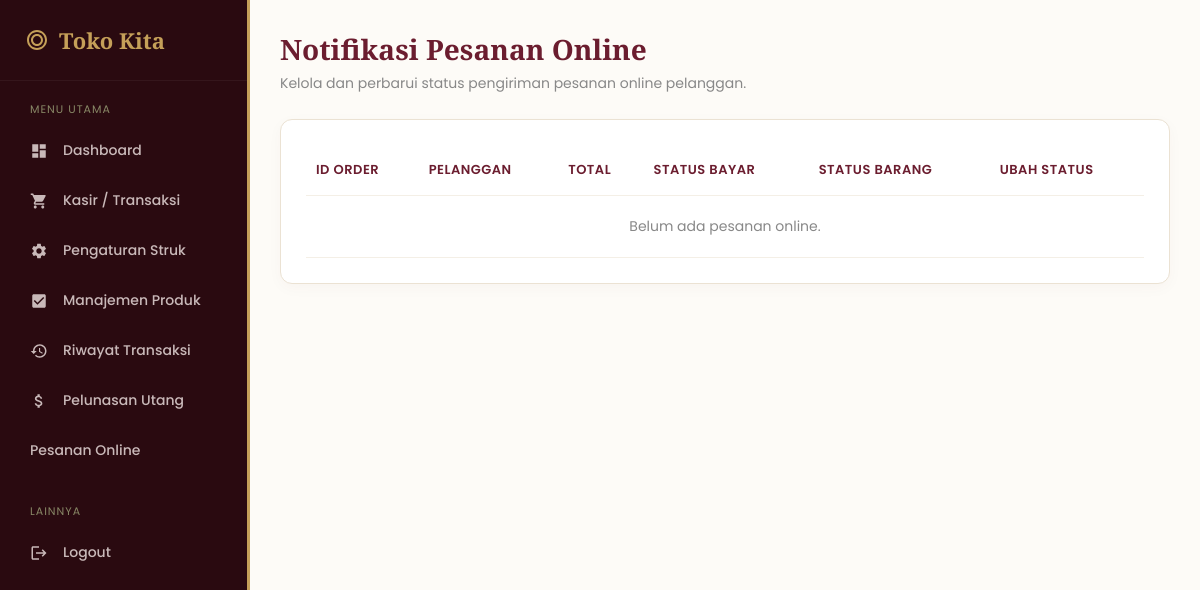
Page /pesanan_online.php (signed in) on the earlier database version.
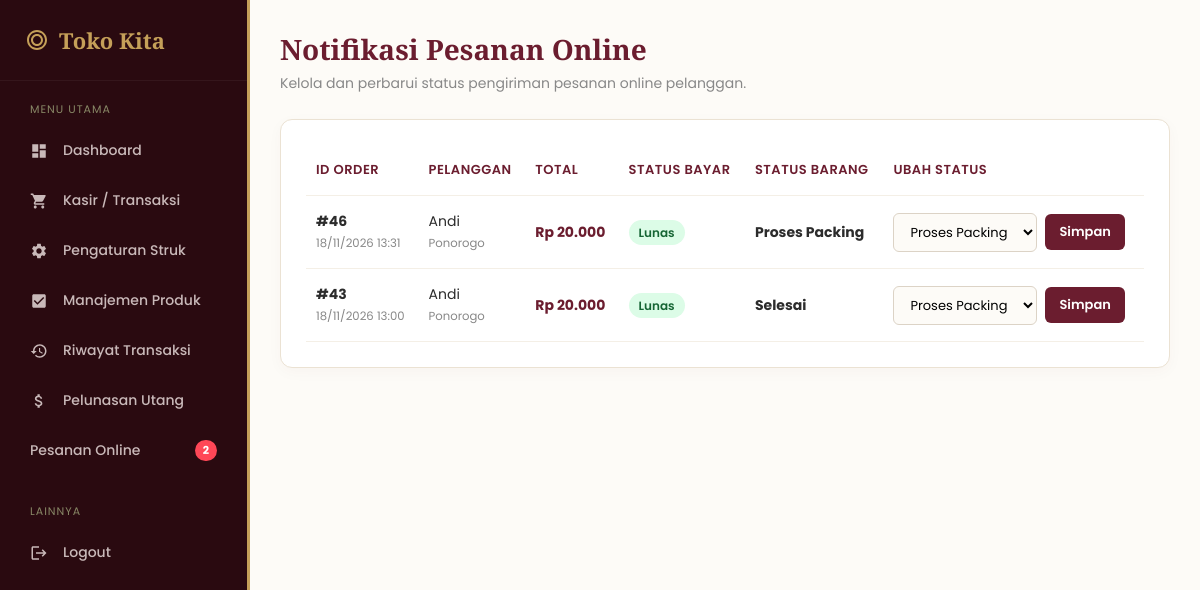
Same page on the later database version.
### tables this page shows
CREATE TABLE `tbl_transaksi` (
  `id_transaksi` int(11) NOT NULL,
  `tanggal` datetime DEFAULT NULL,
  `id_pelanggan` int(11) DEFAULT NULL,
  `total_belanja` decimal(12,2) DEFAULT NULL,
  `uang_bayar` decimal(12,2) DEFAULT 0.00,
  `kembalian` decimal(12,2) DEFAULT 0.00,
  `metode_pembayaran` varchar(20) DEFAULT 'Tunai',
  `status_bayar` varchar(30) DEFAULT 'Lunas',
  `status_pengiriman` varchar(30) DEFAULT 'Selesai'
);

CREATE TABLE `tbl_pelanggan` (
  `id_pelanggan` int(11) NOT NULL,
  `nama_pelanggan` varchar(100) DEFAULT NULL,
  `kota` varchar(50) DEFAULT NULL
);

### pesanan_online.php (the view, shortened to what the changed rows need)
<?php
require 'koneksi.php';
$pesanan = mysqli_query($koneksi, "SELECT t.*, p.nama_pelanggan, p.kota FROM tbl_transaksi t JOIN tbl_pelanggan p ON t.id_pelanggan = p.id_pelanggan WHERE t.metode_pembayaran = 'Transfer' ORDER BY t.id_transaksi DESC");
?>
<!DOCTYPE html>
<html lang="id">
<head>
</head>
<body>
    <?php include 'sidebar.php'; ?>
    <div class="main-content">
        <div class="header">
            <h1>Notifikasi Pesanan Online</h1>
        </div>
        <div class="card">
            <table>
                <thead>
                    <tr>
                        <th>ID Order</th>
                        <th>Pelanggan</th>
                        <th>Total</th>
                        <th>Status Bayar</th>
                        <th>Status Barang</th>
                        <th>Ubah Status</th>
                    </tr>
                </thead>
                <tbody>
                    <?php if(mysqli_num_rows($pesanan) > 0): ?>
                        <?php while($row = mysqli_fetch_assoc($pesanan)): ?>
                        <tr>
                            <td><strong>#<?= $row['id_transaksi'] ?></strong><br><small style="color:#888;"><?= date('d/m/Y H:i', strtotime($row['tanggal'])) ?></small></td>
                            <td><?= htmlspecialchars($row['nama_pelanggan']) ?><br><small style="color:#888;"><?= htmlspecialchars($row['kota']) ?></small></td>
                            <td style="font-weight:bold; color:var(--maroon);">Rp <?= number_format($row['total_belanja'], 0, ',', '.') ?></td>
                            <td>
                                <span style="padding:4px 10px; border-radius:15px; font-size:12px; font-weight:600; background:<?= ($row['status_bayar'] == 'Lunas') ? '#DCFCE7; color:#166534;' : '#FEE2E2; color:#991B1B;' ?>">
                                    <?= $row['status_bayar'] ?>
                                </span>
                            </td>
                            <td><strong><?= $row['status_pengiriman'] ?></strong></td>
                            <td>
                                <?php if($row['status_bayar'] == 'Lunas'): ?>
                                <form method="POST" style="display:flex; gap:8px; align-items:center;">
                                    <select name="status_pengiriman">
                                        <option value="Proses Packing" <?= ($row['status_pengiriman'] == 'Proses Packing') ? 'selected' : '' ?>>Proses Packing</option>
                                    </select>
                                    <button type="submit" name="update_status" class="btn-save">Simpan</button>
                                </form>
                                <?php else: ?>
                                    <span style="font-size:12px; color:#888;">Menunggu transfer</span>
                                <?php endif; ?>
                            </td>
                        </tr>
                        <?php endwhile; ?>
                    <?php else: ?>
                        <tr><td colspan="6" style="text-align:center; padding:20px; color:#888;">Belum ada pesanan online.</td></tr>
                    <?php endif; ?>
                </tbody>
            </table>
        </div>
    </div>
</body>
</html>

### sidebar.php (shortened to what the changed rows need)
<?php
$q_notif = mysqli_fetch_assoc(mysqli_query($koneksi, "SELECT COUNT(*) as jml FROM tbl_transaksi WHERE metode_pembayaran = 'Transfer' AND status_bayar = 'Lunas' AND status_pengiriman != 'Sudah Diantar'"));
$jml_notif = $q_notif['jml'] ?? 0;
?>
<div class="sidebar">
    <div class="sidebar-menu">
<a href="pesanan_online.php" class="menu-item">
    <span>Pesanan Online</span>
    <?php if($jml_notif > 0): ?>
        <span style="background:#ff4757; color:#fff; padding:2px 8px; border-radius:12px; font-size:11px; font-weight:bold; margin-left:auto;"><?= $jml_notif ?></span>
    <?php endif; ?>
</a>
    </div>
</div>

Differences in the rows shown:
added tbl_transaksi: id_transaksi "46", tanggal "18/11/2026 13:31", id_pelanggan.nama_pelanggan "Andi", id_pelanggan.kota "Ponorogo", total_belanja "20.000", status_bayar "Lunas", status_pengiriman "Proses Packing"
added tbl_transaksi: id_transaksi "43", tanggal "18/11/2026 13:00", id_pelanggan.nama_pelanggan "Andi", id_pelanggan.kota "Ponorogo", total_belanja "20.000", status_bayar "Lunas", status_pengiriman "Selesai"
Other differences:
$jml_notif: (not shown) → "2"
text no longer shown: "Belum ada pesanan online."
